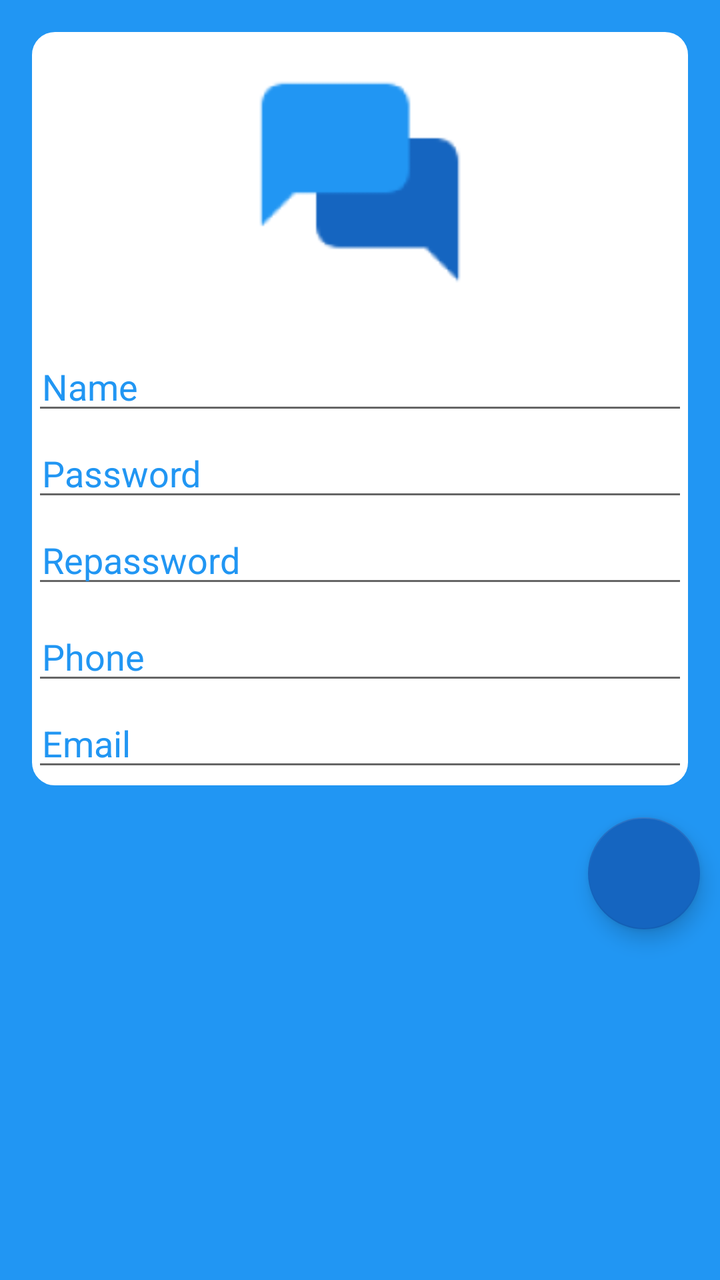
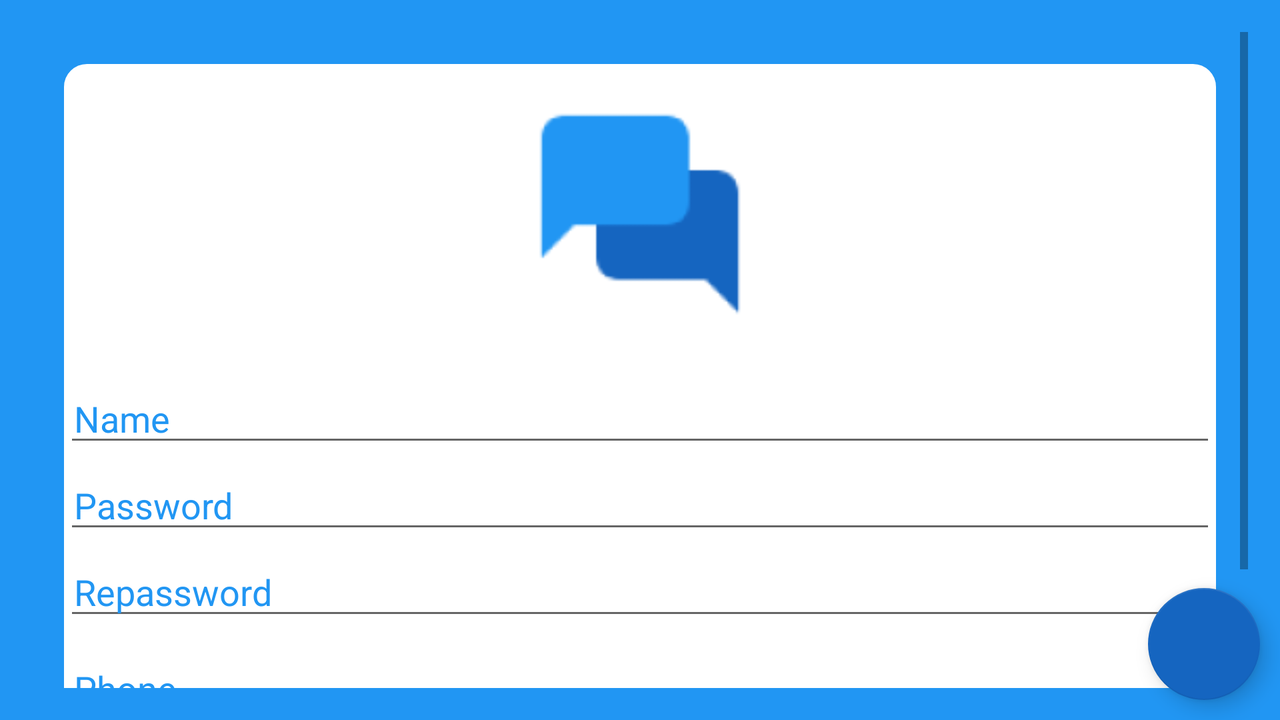

Two renders of one Android screen. The first uses the default layout on a phone; the second uses the alternative layout the repository ships for a different screen configuration, on a matching device. The two XML files are below.
<!-- AndroidManifest.xml: application theme AppTheme -->
<!-- res/layout/fragment_sign_up.xml -->
<?xml version="1.0" encoding="utf-8"?>
<RelativeLayout xmlns:android="http://schemas.android.com/apk/res/android"
    xmlns:app="http://schemas.android.com/apk/res-auto"
    xmlns:tools="http://schemas.android.com/tools"
    android:layout_width="match_parent"
    android:layout_height="match_parent"
    android:background="@color/FontSystemColor"
    >



    <LinearLayout
        android:layout_width="match_parent"
        android:layout_height="50dp"
        android:weightSum="1"
        android:layout_marginLeft="@dimen/activity_horizontal_margin"
        android:layout_marginRight="@dimen/activity_horizontal_margin"
        android:layout_marginTop="16dp"
        android:id="@+id/linear"
        android:layout_alignParentTop="true"
        android:visibility="gone"
        android:background="@drawable/rounded_bg_relative"
        android:layout_alignEnd="@+id/fab">

        <TextView
            android:layout_width="wrap_content"
            android:layout_height="wrap_content"
            android:text="Enter Your Photo:"
            android:textSize="@dimen/text_size"
            android:layout_weight="0.4"
            android:textColor="@color/FontSystemColor"
            android:layout_gravity="center"
            android:gravity="center"
            android:layout_marginLeft="5dp"
            />
        <ImageButton
            android:layout_width="wrap_content"
            android:layout_height="wrap_content"
            android:id="@+id/imageButtonTake"
            android:src="@drawable/icon_take_photo"
            android:scaleType="fitCenter"
            android:layout_weight="0.3"

            android:layout_margin="5dp"
            android:background="@drawable/select_image_button"
            />
        <ImageButton
            android:layout_width="wrap_content"
            android:layout_height="wrap_content"
            android:id="@+id/imageButtonSelect"
            android:src="@drawable/icon_picture_folder"
            android:scaleType="fitCenter"
            android:layout_weight="0.3"
            android:layout_margin="5dp"
            android:background="@drawable/select_image_button"
            />

    </LinearLayout>
    <ScrollView
        android:layout_width="match_parent"
        android:layout_height="wrap_content"
        android:id="@+id/scroll"

        android:layout_below="@+id/linear"
        android:layout_alignParentStart="true">

        <RelativeLayout
            android:layout_width="match_parent"
            android:layout_height="match_parent"
            android:layout_margin="@dimen/activity_horizontal_margin"
            android:background="@drawable/rounded_bg_relative">
            <ImageView
                android:id="@+id/imageReg"
                android:layout_width="match_parent"
                android:layout_height="150dp"
                android:src="@mipmap/ic_logo"

                android:layout_alignParentTop="true" />
            <LinearLayout
                android:layout_width="match_parent"
                android:layout_height="match_parent"
                android:orientation="vertical"
                android:layout_below="@+id/imageReg">

                <android.support.v7.widget.AppCompatEditText
                    android:id="@+id/editTextUserName"
                    android:layout_width="match_parent"
                    android:layout_height="wrap_content"
                    android:layout_marginBottom="2dp"
                    android:layout_marginTop="5dp"
                    android:hint="@string/reg_name"
                    android:inputType="text|textAutoComplete"
                    android:paddingLeft="5dp"
                    android:selectAllOnFocus="true"
                    android:singleLine="true"
                    android:textColor="@color/FontSystemColor"
                    android:textColorHint="@color/FontSystemColor" />

                <android.support.v7.widget.AppCompatEditText
                    android:id="@+id/editTextPassword"
                    android:layout_width="match_parent"
                    android:layout_height="wrap_content"
                    android:layout_marginBottom="2dp"
                    android:hint="@string/reg_password"
                    android:inputType="textPassword"
                    android:paddingLeft="5dp"
                    android:singleLine="true"
                    android:textColor="@color/FontSystemColor"
                    android:textColorHint="@color/FontSystemColor" />
                <android.support.v7.widget.AppCompatEditText
                    android:id="@+id/editTextRepassword"
                    android:layout_width="match_parent"
                    android:layout_height="wrap_content"
                    android:layout_marginBottom="2dp"
                    android:hint="@string/reg_repassword"
                    android:inputType="textPassword"
                    android:paddingLeft="5dp"
                    android:singleLine="true"
                    android:textColor="@color/FontSystemColor"
                    android:textColorHint="@color/FontSystemColor" />
                <android.support.v7.widget.AppCompatEditText
                    android:id="@+id/editTextPhone"
                    android:layout_width="match_parent"
                    android:layout_height="wrap_content"
                    android:layout_marginBottom="2dp"
                    android:layout_marginTop="5dp"
                    android:hint="@string/reg_phone"
                    android:inputType="phone"
                    android:paddingLeft="5dp"
                    android:selectAllOnFocus="true"

                    android:singleLine="true"
                    android:textColor="@color/FontSystemColor"
                    android:textColorHint="@color/FontSystemColor" />

                <android.support.v7.widget.AppCompatEditText
                    android:id="@+id/editTextEmail"
                    android:layout_width="match_parent"
                    android:layout_height="wrap_content"
                    android:layout_marginBottom="2dp"
                    android:hint="@string/reg_email"
                    android:inputType="textEmailAddress"
                    android:paddingLeft="5dp"
                    android:selectAllOnFocus="true"
                    android:singleLine="true"
                    android:textColor="@color/FontSystemColor"
                    android:textColorHint="@color/FontSystemColor" />
            </LinearLayout>
        </RelativeLayout>


    </ScrollView>


    <android.support.design.widget.FloatingActionButton
        android:id="@+id/fab"
        android:layout_width="100dp"
        android:layout_height="100dp"
        app:backgroundTint="@color/ForeSystemColor"
        app:srcCompat="@drawable/icon_plus_white"
        app:fabSize="normal"
        style="@style/Widget.Design.FloatingActionButton"
        android:minHeight="150dp"
        android:minWidth="200dp"
        android:layout_marginLeft="@dimen/fab_margin"
        android:layout_marginRight="@dimen/fab_margin"
        android:layout_below="@+id/scroll"
        android:layout_alignParentEnd="true" />


</RelativeLayout>
<!-- resources referenced by this layout -->
<resources>
  <color name="FontSystemColor">#2196F3</color>
  <color name="ForeSystemColor">#1565C0</color>
  <dimen name="activity_horizontal_margin">16dp</dimen>
  <dimen name="fab_margin">10dp</dimen>
  <dimen name="text_size">17sp</dimen>
  <!-- drawable icon_picture_folder: png bitmap (drawable, 1285 bytes) -->
  <!-- drawable icon_take_photo: png bitmap (drawable, 857 bytes) -->
  <!-- drawable rounded_bg_relative (drawable) -->
  <?xml version="1.0" encoding="UTF-8"?>
  <shape xmlns:android="http://schemas.android.com/apk/res/android">
      <solid android:color="#FFFFFF"/>
      <stroke android:width="3dip" android:color="@color/whiteColor" />
      <corners android:radius="10dip"/>
      <padding android:left="0dip" android:top="0dip" android:right="0dip" android:bottom="0dip" />
  </shape>
  <!-- drawable select_image_button (drawable) -->
  <?xml version="1.0" encoding="utf-8"?>
  <selector xmlns:android="http://schemas.android.com/apk/res/android">
      <item android:state_pressed="true"
          >
          <shape>
  
              <solid android:color="@color/ForeSystemColor"/>
              <stroke android:color="@color/FontSystemColor"
                  android:width="3dp"/>
              <corners
                  android:radius="7dp"/>
          </shape>
      </item>
      <item android:state_pressed="false"
          android:drawable="@drawable/rounded_bg_relative">
  
          <shape xmlns:android="http://schemas.android.com/apk/res/android" >
              <solid android:color="@color/whiteColor"/>
  
              <corners
                  android:radius="7dp"
                  />
          </shape>
      </item>
  </selector>
  <!-- mipmap ic_logo: png bitmap (mipmap-hdpi, 571 bytes) -->
  <string name="reg_email">Email</string>
  <string name="reg_name">Name</string>
  <string name="reg_password">Password</string>
  <string name="reg_phone">Phone</string>
  <string name="reg_repassword">Repassword</string>
  <style name="AppTheme" parent="Theme.AppCompat.Light.DarkActionBar">
          
          <item name="colorPrimary">@color/colorPrimary</item>
          <item name="colorPrimaryDark">@color/colorPrimaryDark</item>
          <item name="colorAccent">@color/FontSystemColor</item>
      </style>
  <color name="whiteColor">#ffffff</color>
  <color name="colorPrimary">#2196F3</color>
  <color name="colorPrimaryDark">#1565C0</color>
</resources>
<!-- res/layout-land/fragment_sign_up.xml (the repository's variant of the layout above) -->
<!-- drawn on the phone turned sideways -->
<?xml version="1.0" encoding="utf-8"?>
<RelativeLayout xmlns:android="http://schemas.android.com/apk/res/android"
    xmlns:app="http://schemas.android.com/apk/res-auto"
    xmlns:tools="http://schemas.android.com/tools"
    android:layout_width="match_parent"
    android:layout_height="match_parent"
    android:background="@color/FontSystemColor"
    >

    <LinearLayout
        android:layout_width="match_parent"
        android:layout_height="50dp"
        android:layout_alignParentTop="true"
        android:weightSum="1"
        android:layout_marginLeft="@dimen/activity_horizontal_margin"
        android:layout_marginRight="@dimen/activity_horizontal_margin"
        android:layout_marginTop="@dimen/activity_vertical_margin"
        android:id="@+id/linear"
        android:visibility="gone"

        android:background="@drawable/rounded_bg_relative">

        <TextView
            android:layout_width="wrap_content"
            android:layout_height="wrap_content"
            android:text="Enter Your Photo:"
            android:textSize="@dimen/text_size"
            android:layout_weight="0.4"
            android:textColor="@color/FontSystemColor"
            android:layout_gravity="center"
            android:gravity="center"
            android:layout_marginLeft="5dp"
            />
        <ImageButton
            android:layout_width="wrap_content"
            android:layout_height="wrap_content"
            android:id="@+id/imageButtonTake"
            android:src="@drawable/icon_take_photo"
            android:scaleType="fitCenter"
            android:layout_weight="0.3"
            android:layout_margin="5dp"
            android:background="@drawable/rounded_bg_relative"
            />
        <ImageButton
            android:layout_width="wrap_content"
            android:layout_height="wrap_content"
            android:id="@+id/imageButtonSelect"
            android:src="@drawable/icon_picture_folder"
            android:scaleType="fitCenter"
            android:layout_weight="0.3"
            android:layout_margin="5dp"
            android:background="@drawable/rounded_bg_relative"
            />

    </LinearLayout>
    <ScrollView
        android:layout_width="match_parent"
        android:layout_height="wrap_content"
        android:id="@+id/scroll"

        android:layout_marginBottom="5dp"
        android:layout_margin="@dimen/activity_horizontal_margin"
        android:layout_below="@+id/linear"
        android:layout_alignParentStart="true">

        <RelativeLayout
            android:layout_width="match_parent"
            android:layout_height="match_parent"
            android:layout_margin="@dimen/activity_horizontal_margin"
            android:background="@drawable/rounded_bg_relative">
            <ImageView
                android:id="@+id/imageReg"
                android:layout_width="match_parent"
                android:layout_height="150dp"
                android:src="@mipmap/ic_logo"

                android:layout_alignParentTop="true" />
            <LinearLayout
                android:layout_width="match_parent"
                android:layout_height="match_parent"
                android:orientation="vertical"
                android:layout_below="@+id/imageReg">

                <android.support.v7.widget.AppCompatEditText
                    android:layout_width="match_parent"
                    android:layout_height="wrap_content"
                    android:id="@+id/editTextUserName"
                    android:hint="@string/reg_name"
                    android:inputType="textEmailAddress"
                    android:layout_marginTop="5dp"
                    android:layout_marginBottom="2dp"
                    android:textColorHint="@color/FontSystemColor"
                    android:textColor="@color/FontSystemColor"
                    android:paddingLeft="5dp"/>

                <android.support.v7.widget.AppCompatEditText
                    android:layout_width="match_parent"
                    android:layout_height="wrap_content"
                    android:id="@+id/editTextPassword"
                    android:hint="@string/reg_password"
                    android:inputType="textPassword"
                    android:textColor="@color/FontSystemColor"
                    android:textColorHint="@color/FontSystemColor"
                    android:layout_marginBottom="2dp"
                    android:paddingLeft="5dp"/>
                <android.support.v7.widget.AppCompatEditText
                    android:id="@+id/editTextRepassword"
                    android:layout_width="match_parent"
                    android:layout_height="wrap_content"
                    android:layout_marginBottom="2dp"
                    android:hint="@string/reg_repassword"
                    android:inputType="textPassword"
                    android:paddingLeft="5dp"
                    android:textColor="@color/FontSystemColor"
                    android:textColorHint="@color/FontSystemColor" />
                <android.support.v7.widget.AppCompatEditText
                    android:layout_width="match_parent"
                    android:layout_height="wrap_content"
                    android:id="@+id/editTextPhone"
                    android:hint="@string/reg_phone"
                    android:inputType="phone"
                    android:layout_marginTop="5dp"
                    android:layout_marginBottom="2dp"
                    android:textColorHint="@color/FontSystemColor"
                    android:textColor="@color/FontSystemColor"

                    android:paddingLeft="5dp"/>
                <android.support.v7.widget.AppCompatEditText
                    android:layout_width="match_parent"
                    android:layout_height="wrap_content"
                    android:id="@+id/editTextEmail"
                    android:hint="@string/reg_email"
                    android:inputType="textEmailAddress"

                    android:textColor="@color/FontSystemColor"
                    android:textColorHint="@color/FontSystemColor"
                    android:layout_marginBottom="10dp"
                    android:paddingLeft="5dp"/>
            </LinearLayout>

        </RelativeLayout>


    </ScrollView>


    <android.support.design.widget.FloatingActionButton
        android:id="@+id/fab"
        android:layout_width="100dp"
        android:layout_height="100dp"
        app:backgroundTint="@color/ForeSystemColor"
        app:srcCompat="@drawable/icon_plus_white"
        app:fabSize="normal"
        style="@style/Widget.Design.FloatingActionButton"
        android:minHeight="150dp"
        android:minWidth="200dp"
        android:layout_margin="@dimen/fab_margin"
        android:layout_alignParentBottom="true"
        android:layout_alignParentEnd="true"
        />


</RelativeLayout>
<!-- resources referenced by the variant -->
<!-- as the phone turned sideways resolves them -->
<resources>
  <color name="FontSystemColor">#2196F3</color>
  <color name="ForeSystemColor">#1565C0</color>
  <!-- from res/values-land/ -->
  <dimen name="activity_horizontal_margin">16dp</dimen>
  <!-- from res/values-land/ -->
  <dimen name="activity_vertical_margin">16dp</dimen>
  <!-- from res/values-land/ -->
  <dimen name="fab_margin">10dp</dimen>
  <!-- from res/values-land/ -->
  <dimen name="text_size">17sp</dimen>
  <!-- drawable icon_picture_folder: png bitmap (drawable, 1285 bytes) -->
  <!-- drawable icon_take_photo: png bitmap (drawable, 857 bytes) -->
  <!-- drawable rounded_bg_relative (drawable) -->
  <?xml version="1.0" encoding="UTF-8"?>
  <shape xmlns:android="http://schemas.android.com/apk/res/android">
      <solid android:color="#FFFFFF"/>
      <stroke android:width="3dip" android:color="@color/whiteColor" />
      <corners android:radius="10dip"/>
      <padding android:left="0dip" android:top="0dip" android:right="0dip" android:bottom="0dip" />
  </shape>
  <!-- mipmap ic_logo: png bitmap (mipmap-hdpi, 571 bytes) -->
  <string name="reg_email">Email</string>
  <string name="reg_name">Name</string>
  <string name="reg_password">Password</string>
  <string name="reg_phone">Phone</string>
  <string name="reg_repassword">Repassword</string>
  <style name="AppTheme" parent="Theme.AppCompat.Light.DarkActionBar">
          
          <item name="colorPrimary">@color/colorPrimary</item>
          <item name="colorPrimaryDark">@color/colorPrimaryDark</item>
          <item name="colorAccent">@color/FontSystemColor</item>
      </style>
  <color name="whiteColor">#ffffff</color>
  <color name="colorPrimary">#2196F3</color>
  <color name="colorPrimaryDark">#1565C0</color>
</resources>
